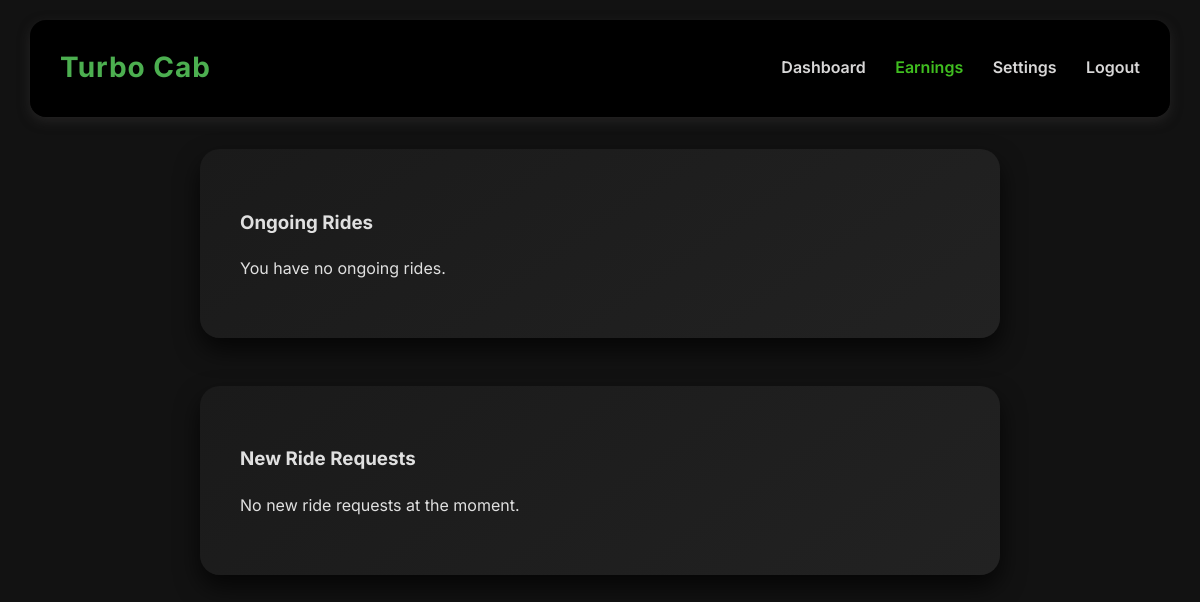
Page /driverpages/ (signed in) on the earlier database version.
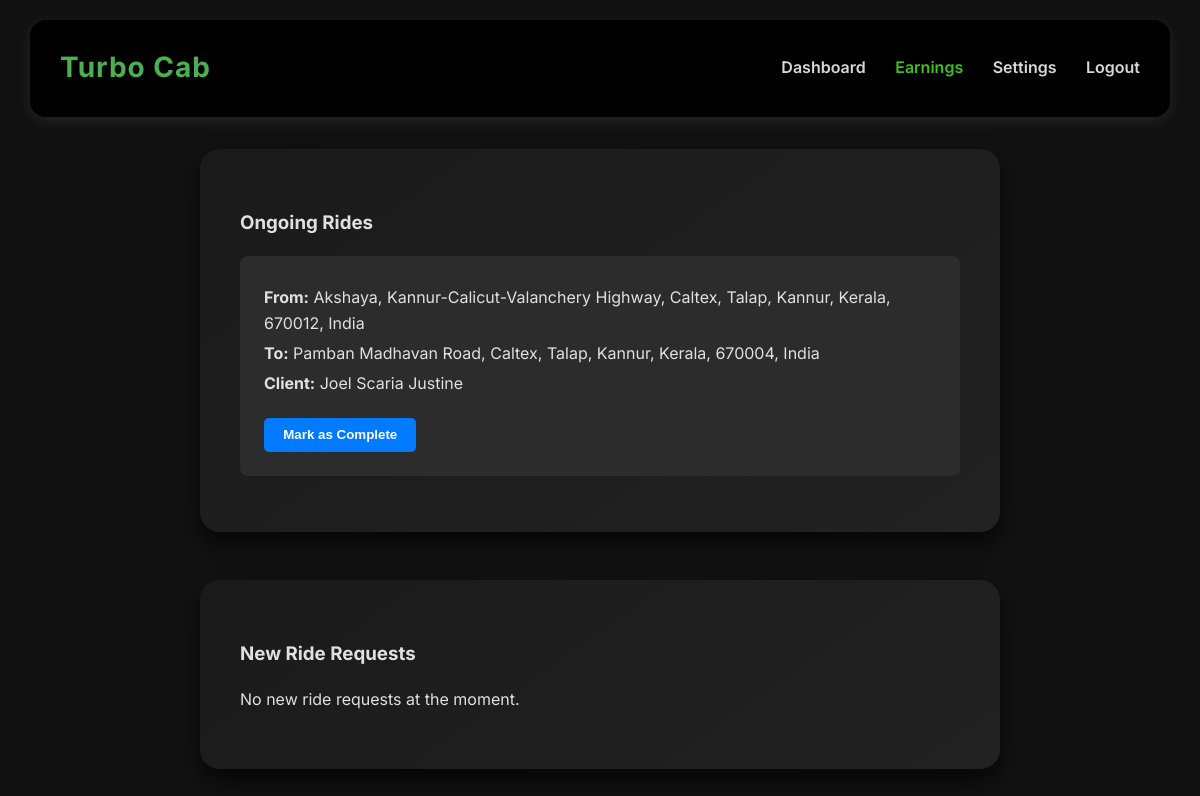
Same page on the later database version.
### riderpages/models.py (models this page shows, shortened)
class Ride(models.Model):
    user = models.ForeignKey(
        settings.AUTH_USER_MODEL,
        on_delete=models.CASCADE,
        related_name='rides_as_rider'
    )
    pickup_location = models.CharField(max_length=255)
    drop_location = models.CharField(max_length=255)
    car_type = models.CharField(max_length=10, choices=CAR_CHOICES)
    distance = models.DecimalField(max_digits=10, decimal_places=2, null=True, blank=True)
    fare = models.DecimalField(max_digits=10, decimal_places=2, null=True, blank=True)
    transaction_id = models.CharField(max_length=100, null=True, blank=True)
    driver = models.ForeignKey(
        'driverpages.DriverProfile',
        on_delete=models.SET_NULL,
        related_name='rides_as_driver',
        null=True,
        blank=True
    )
    payment_method = models.CharField(
        max_length=20,
        choices=PAYMENT_METHOD_CHOICES,
        null=True,
        blank=True
    )
    status = models.CharField(max_length=20, choices=STATUS_CHOICES, default='PENDING')
    created_at = models.DateTimeField(auto_now_add=True)

### account/models.py (models this page shows, shortened)
class CustomUser(AbstractUser):
    ROLE_CHOICES = [
        ('driver', 'Driver'),
        ('rider', 'Rider'),
        ('admin', 'Admin'),
    ]
    full_name = models.CharField(max_length=100)
    email = models.EmailField(unique=True)
    role = models.CharField(max_length=10, choices=ROLE_CHOICES)
    phone = models.CharField(max_length=10, default="9999999999")
    USERNAME_FIELD = 'email'
    REQUIRED_FIELDS = ['username', 'full_name', 'role']

### driverpages/views.py (the view)
# urls.py: path('', views.homepage, name='homepage'),
@login_required
def homepage(request):
    driver_profile = get_object_or_404(DriverProfile, user=request.user)
    available_rides = Ride.objects.filter(status='CONFIRMED', driver__isnull=True)
    ongoing_rides = Ride.objects.filter(driver=driver_profile, status='ACCEPTED')
    context = {
        'driver': driver_profile,
        'ride_requests': available_rides,
        'ongoing_rides': ongoing_rides, # Pass ongoing rides to the template
    }
    return render(request, 'driverpages/homepage.html', context)

### templates/driverpages/homepage.html (shortened to what this page needs)
{% extends 'driverpages/base.html' %}
{% load static %}
{% block content %}
<div class="ride-container">
    <section class="ride-section">
        <h3>Ongoing Rides</h3>
        {% for ride in ongoing_rides %}
            <div class="ride-card">
                <div class="ride-details">
                    <p><strong>From:</strong> {{ ride.pickup_location }}</p>
                    <p><strong>To:</strong> {{ ride.drop_location }}</p>
                    <p><strong>Client:</strong> {{ ride.user.full_name }}</p>
                </div>
                <div class="ride-actions">
                    <form method="post" action="{% url 'driverpages:complete_ride' ride.id %}">
                        <button type="submit" class="btn complete">Mark as Complete</button>
                    </form>
                </div>
            </div>
        {% empty %}
            <p>You have no ongoing rides.</p>
        {% endfor %}
    </section>
    <section class="ride-section">
        <h3>New Ride Requests</h3>
        {% for ride in ride_requests %}
            <div class="ride-card">
                <div class="ride-details">
                    <p><strong>From:</strong> {{ ride.pickup_location }}</p>
                    <p><strong>To:</strong> {{ ride.drop_location }}</p>
                    <p><strong>Fare:</strong> ₹{{ ride.fare|floatformat:2 }}</p>
                </div>
                <div class="ride-actions">
                    <form method="post" action="{% url 'driverpages:accept_ride' ride.id %}">
                        {% csrf_token %}
                        <button type="submit" class="btn accept">Accept</button>
                    </form>
                    <form method="post" action="{% url 'driverpages:decline_ride' ride.id %}">
                        {% csrf_token %}
                        <button type="submit" class="btn decline">Decline</button>
                    </form>
                </div>
            </div>
        {% empty %}
            <p>No new ride requests at the moment.</p>
        {% endfor %}
    </section>
</div>
{% endblock %}

Differences in the rows shown:
added Ride: pickup_location "Akshaya, Kannur-Calicut-Valanchery Highway, Caltex, Talap, Kannur, Kerala, 670012, India", drop_location "Pamban Madhavan Road, Caltex, Talap, Kannur, Kerala, 670004, India", user.full_name "Joel Scaria Justine"
Other differences:
text no longer shown: "You have no ongoing rides."
